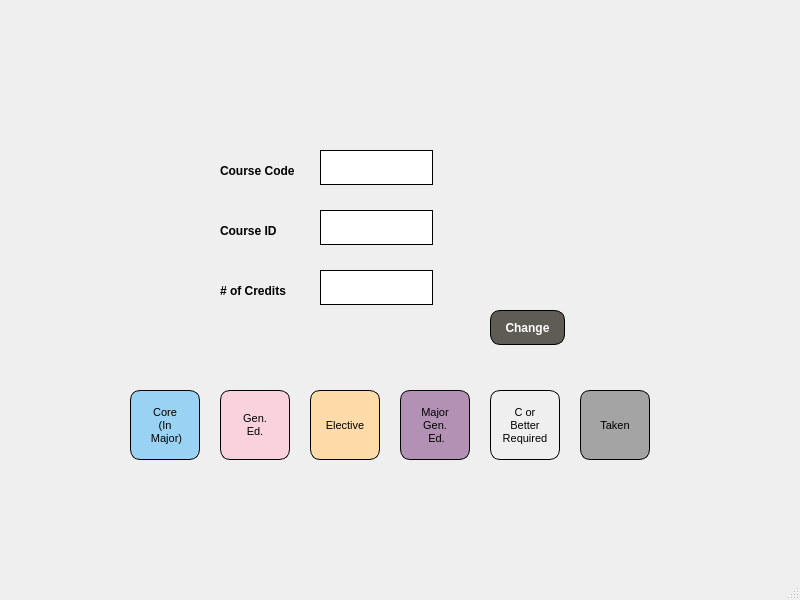
<?xml version="1.0" encoding="UTF-8"?>
<ui version="4.0">
 <class>MainWindow</class>
 <widget class="QMainWindow" name="MainWindow">
  <property name="geometry">
   <rect>
    <x>0</x>
    <y>0</y>
    <width>800</width>
    <height>600</height>
   </rect>
  </property>
  <property name="windowTitle">
   <string>MainWindow</string>
  </property>
  <widget class="QWidget" name="centralwidget">
   <widget class="QLabel" name="courseCodeLbl">
    <property name="geometry">
     <rect>
      <x>220</x>
      <y>160</y>
      <width>81</width>
      <height>21</height>
     </rect>
    </property>
    <property name="font">
     <font>
      <pointsize>9</pointsize>
      <weight>75</weight>
      <bold>true</bold>
     </font>
    </property>
    <property name="text">
     <string>Course Code</string>
    </property>
   </widget>
   <widget class="QPushButton" name="changeCourseBtn">
    <property name="geometry">
     <rect>
      <x>490</x>
      <y>310</y>
      <width>75</width>
      <height>35</height>
     </rect>
    </property>
    <property name="font">
     <font>
      <pointsize>9</pointsize>
      <weight>75</weight>
      <bold>true</bold>
     </font>
    </property>
    <property name="styleSheet">
     <string notr="true">border-radius: 10;
background-color: rgb(95, 91, 85);
border: 1px solid black;
color: white;</string>
    </property>
    <property name="text">
     <string>Change</string>
    </property>
   </widget>
   <widget class="QLineEdit" name="lineEdit">
    <property name="geometry">
     <rect>
      <x>320</x>
      <y>150</y>
      <width>113</width>
      <height>35</height>
     </rect>
    </property>
    <property name="styleSheet">
     <string notr="true">border: 1px solid black;</string>
    </property>
   </widget>
   <widget class="QPushButton" name="blueBtn">
    <property name="geometry">
     <rect>
      <x>130</x>
      <y>390</y>
      <width>70</width>
      <height>70</height>
     </rect>
    </property>
    <property name="font">
     <font>
      <family>MS Shell Dlg 2</family>
      <pointsize>8</pointsize>
      <weight>9</weight>
      <italic>false</italic>
      <bold>false</bold>
     </font>
    </property>
    <property name="styleSheet">
     <string notr="true">border-radius: 10px;
font: 75 8pt &quot;MS Shell Dlg 2&quot;;
background-color: rgb(153, 210, 242);
border: 1px solid black;</string>
    </property>
    <property name="text">
     <string>Core
(In
 Major)</string>
    </property>
    <property name="autoRepeatDelay">
     <number>300</number>
    </property>
    <property name="autoRepeatInterval">
     <number>100</number>
    </property>
    <property name="flat">
     <bool>false</bool>
    </property>
   </widget>
   <widget class="QPushButton" name="pinkBtn">
    <property name="geometry">
     <rect>
      <x>220</x>
      <y>390</y>
      <width>70</width>
      <height>70</height>
     </rect>
    </property>
    <property name="font">
     <font>
      <pointsize>8</pointsize>
      <weight>50</weight>
      <bold>false</bold>
     </font>
    </property>
    <property name="styleSheet">
     <string notr="true">border-radius: 10px;
background-color: rgb(249, 210, 222);
border: 1px solid black;</string>
    </property>
    <property name="text">
     <string>Gen.
Ed.</string>
    </property>
    <property name="autoRepeatDelay">
     <number>300</number>
    </property>
    <property name="autoRepeatInterval">
     <number>100</number>
    </property>
    <property name="flat">
     <bool>false</bool>
    </property>
   </widget>
   <widget class="QPushButton" name="violetBtn">
    <property name="geometry">
     <rect>
      <x>400</x>
      <y>390</y>
      <width>70</width>
      <height>70</height>
     </rect>
    </property>
    <property name="font">
     <font>
      <pointsize>8</pointsize>
      <weight>50</weight>
      <bold>false</bold>
     </font>
    </property>
    <property name="styleSheet">
     <string notr="true">border-radius: 10px;
background-color: rgb(179, 145, 181);
border: 1px solid black;</string>
    </property>
    <property name="text">
     <string>Major &amp;
Gen.
 Ed.</string>
    </property>
    <property name="autoRepeatDelay">
     <number>300</number>
    </property>
    <property name="autoRepeatInterval">
     <number>100</number>
    </property>
    <property name="flat">
     <bool>false</bool>
    </property>
   </widget>
   <widget class="QPushButton" name="yellowBtn">
    <property name="geometry">
     <rect>
      <x>310</x>
      <y>390</y>
      <width>70</width>
      <height>70</height>
     </rect>
    </property>
    <property name="font">
     <font>
      <pointsize>8</pointsize>
      <weight>50</weight>
      <bold>false</bold>
     </font>
    </property>
    <property name="styleSheet">
     <string notr="true">border-radius: 10px;
background-color: rgb(255, 219, 169);
border: 1px solid black;</string>
    </property>
    <property name="text">
     <string>Elective</string>
    </property>
    <property name="autoRepeatDelay">
     <number>300</number>
    </property>
    <property name="autoRepeatInterval">
     <number>100</number>
    </property>
    <property name="flat">
     <bool>false</bool>
    </property>
   </widget>
   <widget class="QPushButton" name="takenBtn">
    <property name="geometry">
     <rect>
      <x>580</x>
      <y>390</y>
      <width>70</width>
      <height>70</height>
     </rect>
    </property>
    <property name="font">
     <font>
      <pointsize>8</pointsize>
      <weight>50</weight>
      <bold>false</bold>
     </font>
    </property>
    <property name="styleSheet">
     <string notr="true">border-radius: 10px;
background-color: rgb(164, 164, 164);
border: 1px solid black;</string>
    </property>
    <property name="text">
     <string>Taken</string>
    </property>
    <property name="autoRepeatDelay">
     <number>300</number>
    </property>
    <property name="autoRepeatInterval">
     <number>100</number>
    </property>
    <property name="flat">
     <bool>false</bool>
    </property>
   </widget>
   <widget class="QPushButton" name="cnotcBtn">
    <property name="geometry">
     <rect>
      <x>490</x>
      <y>390</y>
      <width>70</width>
      <height>70</height>
     </rect>
    </property>
    <property name="font">
     <font>
      <pointsize>8</pointsize>
      <weight>50</weight>
      <bold>false</bold>
     </font>
    </property>
    <property name="styleSheet">
     <string notr="true">border-radius: 10px;
border: 1px solid black;</string>
    </property>
    <property name="text">
     <string>C or
Better 
Required</string>
    </property>
    <property name="autoRepeatDelay">
     <number>300</number>
    </property>
    <property name="autoRepeatInterval">
     <number>100</number>
    </property>
    <property name="flat">
     <bool>false</bool>
    </property>
   </widget>
   <widget class="QLabel" name="courseIDLbl">
    <property name="geometry">
     <rect>
      <x>220</x>
      <y>220</y>
      <width>81</width>
      <height>21</height>
     </rect>
    </property>
    <property name="font">
     <font>
      <pointsize>9</pointsize>
      <weight>75</weight>
      <bold>true</bold>
     </font>
    </property>
    <property name="text">
     <string>Course ID</string>
    </property>
   </widget>
   <widget class="QLineEdit" name="lineEdit_2">
    <property name="geometry">
     <rect>
      <x>320</x>
      <y>210</y>
      <width>113</width>
      <height>35</height>
     </rect>
    </property>
    <property name="styleSheet">
     <string notr="true">border: 1px solid black;</string>
    </property>
   </widget>
   <widget class="QLabel" name="numberOfCreditsLbl">
    <property name="geometry">
     <rect>
      <x>220</x>
      <y>280</y>
      <width>81</width>
      <height>21</height>
     </rect>
    </property>
    <property name="font">
     <font>
      <pointsize>9</pointsize>
      <weight>75</weight>
      <bold>true</bold>
     </font>
    </property>
    <property name="text">
     <string># of Credits</string>
    </property>
   </widget>
   <widget class="QLineEdit" name="lineEdit_3">
    <property name="geometry">
     <rect>
      <x>320</x>
      <y>270</y>
      <width>113</width>
      <height>35</height>
     </rect>
    </property>
    <property name="styleSheet">
     <string notr="true">border: 1px solid black;</string>
    </property>
   </widget>
   <widget class="QLabel" name="errorLbl">
    <property name="geometry">
     <rect>
      <x>320</x>
      <y>330</y>
      <width>47</width>
      <height>13</height>
     </rect>
    </property>
    <property name="font">
     <font>
      <pointsize>9</pointsize>
     </font>
    </property>
    <property name="styleSheet">
     <string notr="true">color: rgb(255, 0, 0);</string>
    </property>
    <property name="text">
     <string/>
    </property>
   </widget>
  </widget>
  <widget class="QMenuBar" name="menubar">
   <property name="geometry">
    <rect>
     <x>0</x>
     <y>0</y>
     <width>800</width>
     <height>21</height>
    </rect>
   </property>
  </widget>
  <widget class="QStatusBar" name="statusbar"/>
 </widget>
 <resources/>
 <connections/>
</ui>
